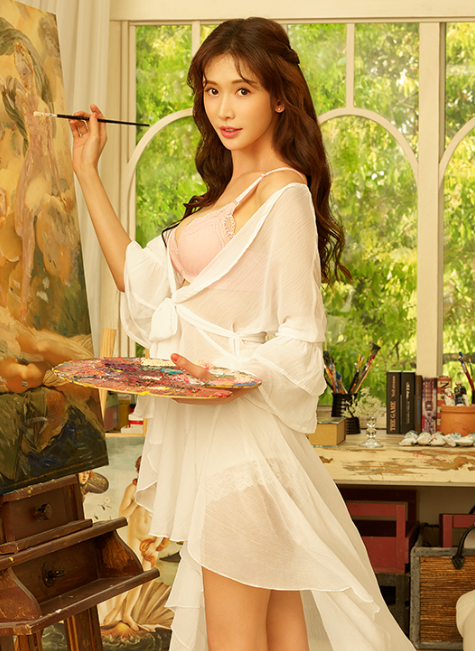
#> input picture homework/data/lena.png, 475 x 651 px
$ jupyter execute Day005_draw_Ans.ipynb
#> lines starting #> are read from the running program, lines starting #| are printed output that depends on the picture; after the words box and inside, x2 and y2 are one past the last pixel; in counts of white or black regions, pixels touching at a corner belong together
#  作業

Hint: 人物原始邊框座標 (60, 40), (420, 510)

請根據 Lena 圖做以下處理

- 對明亮度做直方圖均衡處理
- 水平鏡像 + 縮放處理 (0.5 倍)
- 畫出人物矩形邊框

[cell 1]
import cv2
import numpy as np

img = cv2.imread('data/lena.png')
#> img is the input picture: shape (651, 475, 3); mean B, G, R 92.8, 151.6, 180.8

## Hint: 矩形

[cell 2]
img_rect = img.copy()
cv2.rectangle(img_rect, (60, 40), (420, 510), (0, 0, 255), 3)
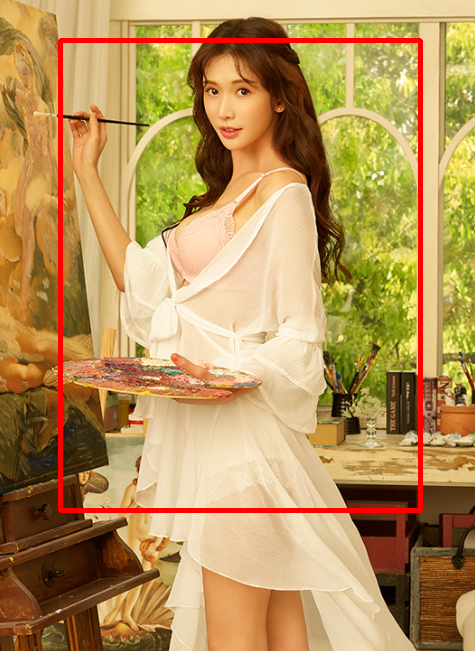
#> img_rect: shape (651, 475, 3); 2.68% of pixels changed, all inside (x1, y1, x2, y2) = (58, 38, 423, 513)

while True:
    cv2.imshow('image', img_rect)
    k = cv2.waitKey(0)
#> (key Esc is pressed here)
    if k == 27:
        cv2.destroyAllWindows()
        break

## Hint: 線

[cell 3]
img_line = img.copy()
cv2.line(img_line, (60, 40), (420, 510), (0, 0, 255), 3)
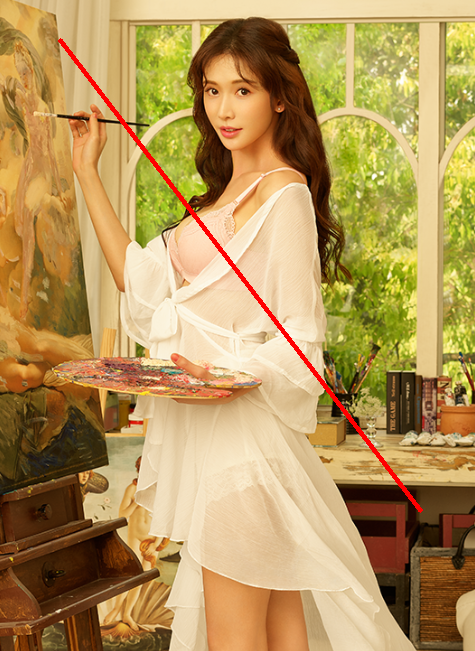
#> img_line: shape (651, 475, 3); 0.87% of pixels changed, all inside (x1, y1, x2, y2) = (58, 38, 423, 513)

while True:
    cv2.imshow('image', img_line)
    k = cv2.waitKey(0)
#> (key Esc is pressed here)
    if k == 27:
        cv2.destroyAllWindows()
        break

## Hint: 文字

[cell 4]
img_text = img.copy()
cv2.putText(img_text, '(60, 40)', (60, 40), 0, 1, (0, 0, 255), 2)
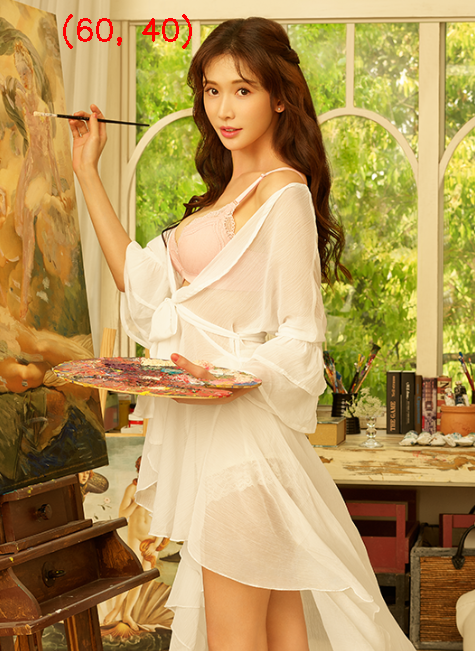
#> img_text: shape (651, 475, 3); 0.3% of pixels changed, all inside (x1, y1, x2, y2) = (63, 14, 192, 49)

while True:
    cv2.imshow('image', img_text)
    k = cv2.waitKey(0)
#> (key Esc is pressed here)
    if k == 27:
        cv2.destroyAllWindows()
        break

##  解法二

如果希望得知矩型邊框的位置

1. 顏色的操作 (對明亮度做直方圖均衡)
2. 鏡像可以透過四則運算得知
3. 透過建構 transformation matrix 做縮放
4. 把矩型邊框的點與 transformation matrix 相乘就會得到縮放後的位置
5. 畫圖

得到的圖的結果正確，同時也知道新的矩型邊框座標點

[cell 5]
img_hw = img.copy()
point1 = [60, 40]
point2 = [420, 510]

"""
對明亮度做直方圖均衡
"""
# 原始 BGR 圖片轉 HSV 圖片
img_hw = cv2.cvtColor(img_hw, cv2.COLOR_BGR2HSV)
#> img_hw: shape (651, 475, 3); mean H, S, V 19.7, 141.1, 181.9

# 對明亮度做直方圖均衡 -> 對 HSV 的 V 做直方圖均衡
img_hw[..., -1] = cv2.equalizeHist(img_hw[..., -1])
#> img_hw: shape (651, 475, 3); mean H, S, V 19.7, 141.1, 128.4

# 將圖片轉回 BGR
img_hw = cv2.cvtColor(img_hw, cv2.COLOR_HSV2BGR)
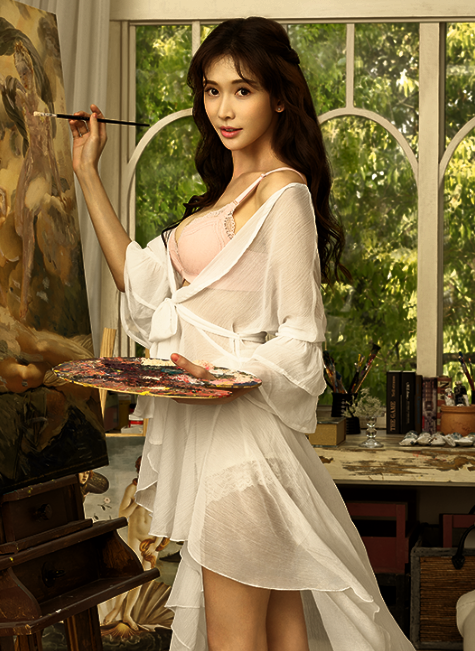
#> img_hw: shape (651, 475, 3); mean B, G, R 71.6, 108.9, 127.8

"""
水平鏡像
"""
h, w = img_hw.shape[:2]
#> h = 651; w = 475

# 圖片鏡像
img_hw = img_hw[:, ::-1, :]
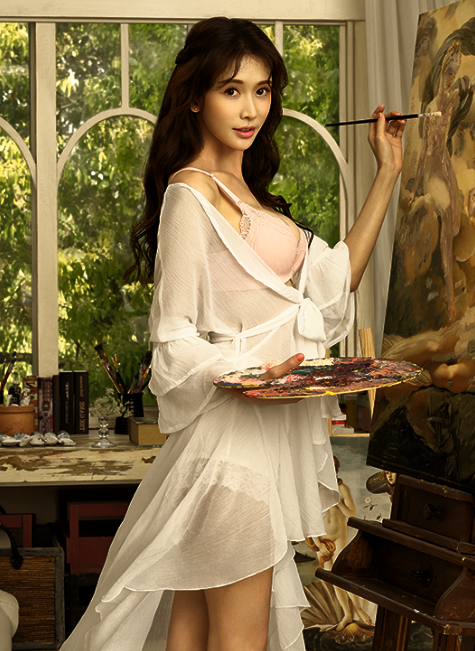
#> img_hw: shape (651, 475, 3); mean B, G, R 71.6, 108.9, 127.8

# 透過四則運算計算鏡像後位置
# 確保點的位置一樣是左上跟右下，所以交換鏡像後的 x 座標 (y 座標做水平鏡像後位置不變)
point1[0] = w-point1[0]
point2[0] = w-point2[0]
point1[0], point2[0] = point2[0], point1[0]

"""
縮放處理 (0.5 倍)
"""
fx = 0.5
fy = 0.5
resize_col = int(img_hw.shape[1]*fx)
#> resize_col = 237
resize_row = int(img_hw.shape[0]*fy)
#> resize_row = 325

# 建構 scale matrix
M_scale = np.array([[0.5, 0, 0],
                    [0, 0.5, 0]], dtype=np.float32)
img_hw = cv2.warpAffine(img_hw, M_scale, (resize_col, resize_row))
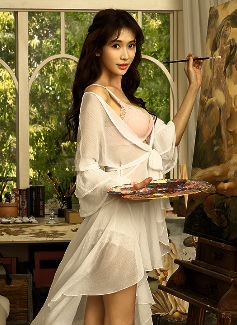
#> img_hw: shape (325, 237, 3); mean B, G, R 71.8, 109.2, 128

# 把左上跟右下轉為矩陣型式
bbox = np.array((point1, point2), dtype=np.float32)
#> bbox = [[55, 40], [415, 510]]
#print('M_scale.shape={}, bbox.shape={}'.format(M_scale.shape, bbox.shape))

# 做矩陣乘法可以使用 `np.dot`, 為了做矩陣乘法, M_scale 需要做轉置之後才能相乘
homo_coor_result = np.dot(M_scale.T, bbox)
#> homo_coor_result = [[27.5, 20], [207.5, 255], [0, 0]]
homo_coor_result = homo_coor_result.astype('uint8')
#> homo_coor_result = [[27, 20], [207, 255], [0, 0]]
#print(homo_coor_result)
scale_point1 = tuple(homo_coor_result[0])
scale_point2 = tuple(homo_coor_result[1])
print('origin point1={}, origin point2={}'.format(point1, point2))
#| origin point1=[55, 40], origin point2=[415, 510]
print('resize point1={}, resize point2={}'.format(scale_point1, scale_point2))
#| resize point1=(27, 20), resize point2=(207, 255)

# 畫圖
cv2.rectangle(img_hw, scale_point1, scale_point2, (0, 0, 255), 3)
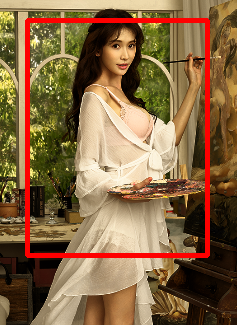
#> img_hw: shape (325, 237, 3); 5.37% of pixels changed, all inside (x1, y1, x2, y2) = (25, 18, 210, 258)

while True:
    cv2.imshow('image', img_hw)
    k = cv2.waitKey(0)
#> (key Esc is pressed here)
    if k == 27:
        cv2.destroyAllWindows()
        break

##  解法三 (optional)

把矩型邊框用遮罩的方式呈現，使用同樣處理圖片的方式處理遮罩
最後再找遮罩的左上跟右下的點的位置

這邊會用到許多沒提過的東西，所以當作 optional

[cell 6]
img_hw = img.copy()
point1 = (60, 40)
point2 = (420, 510)

# 2D mask
img_mask = np.zeros_like(img_hw)
img_mask[40:510, 60:420, ...] = 255

"""
對明亮度做直方圖均衡
"""
# 原始 BGR 圖片轉 HSV 圖片
img_hw = cv2.cvtColor(img_hw, cv2.COLOR_BGR2HSV)

# 對明亮度做直方圖均衡 -> 對 HSV 的 V 做直方圖均衡
img_hw[..., -1] = cv2.equalizeHist(img_hw[..., -1])

# 將圖片轉回 BGR
img_hw = cv2.cvtColor(img_hw, cv2.COLOR_HSV2BGR)

"""
水平鏡像 + 縮放處理 (0.5 倍)
"""
# 水平鏡像 (圖片)
img_hw = img_hw[:, ::-1, :]
img_mask = img_mask[:, ::-1, :]

# 縮放處理
img_hw = cv2.resize(img_hw, None, fx=0.5, fy=0.5, interpolation=cv2.INTER_LINEAR)
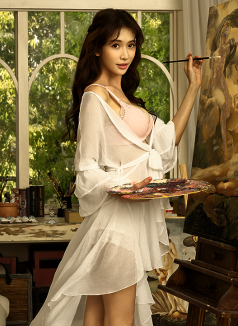
#> img_hw: shape (326, 238, 3); mean B, G, R 71.6, 108.9, 127.8
img_mask = cv2.resize(img_mask, None, fx=0.5, fy=0.5, interpolation=cv2.INTER_LINEAR)

# 取得遮照的左上跟右下的點
# 這邊你可以發現 transformation matrix 跟雙線性差值的結果會有一點點差異
all_h_coor, all_w_coor, all_c_coor = np.where(img_mask)
scale_point1 = (min(all_w_coor), min(all_h_coor))
scale_point2 = (max(all_w_coor), max(all_h_coor))
print('origin point1={}, origin point2={}'.format(point1, point2))
print('resize point1={}, resize point2={}'.format(scale_point1, scale_point2))

"""
畫出人物矩形邊框
"""
cv2.rectangle(img_hw, scale_point1, scale_point2, (0, 0, 255), 3)
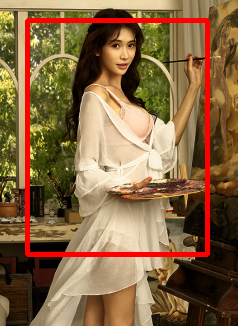
#> img_hw: shape (326, 238, 3); 5.32% of pixels changed, all inside (x1, y1, x2, y2) = (25, 18, 210, 257)

while True:
    cv2.imshow('image', img_hw)
    k = cv2.waitKey(0)
#> (key Esc is pressed here)
    if k == 27:
        cv2.destroyAllWindows()
        break
